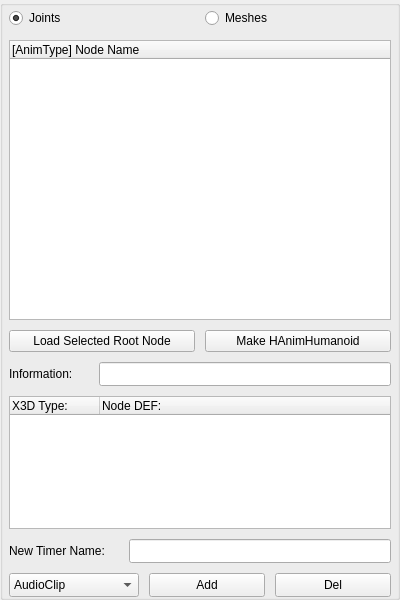
<?xml version="1.0" encoding="UTF-8"?>
<ui version="4.0">
 <class>charAnimClipPanel</class>
 <widget class="QGroupBox" name="charAnimClipPanel">
  <property name="geometry">
   <rect>
    <x>0</x>
    <y>0</y>
    <width>400</width>
    <height>600</height>
   </rect>
  </property>
  <property name="minimumSize">
   <size>
    <width>400</width>
    <height>600</height>
   </size>
  </property>
  <property name="windowTitle">
   <string>GroupBox</string>
  </property>
  <layout class="QGridLayout" name="gridLayout">
   <property name="leftMargin">
    <number>6</number>
   </property>
   <property name="topMargin">
    <number>0</number>
   </property>
   <property name="rightMargin">
    <number>6</number>
   </property>
   <property name="bottomMargin">
    <number>0</number>
   </property>
   <property name="spacing">
    <number>0</number>
   </property>
   <item row="0" column="0">
    <layout class="QVBoxLayout" name="verticalLayout">
     <property name="spacing">
      <number>10</number>
     </property>
     <item>
      <layout class="QHBoxLayout" name="objectDisplay">
       <item>
        <widget class="QRadioButton" name="jointOption">
         <property name="minimumSize">
          <size>
           <width>0</width>
           <height>24</height>
          </size>
         </property>
         <property name="maximumSize">
          <size>
           <width>16777215</width>
           <height>16777215</height>
          </size>
         </property>
         <property name="text">
          <string>Joints</string>
         </property>
         <property name="checked">
          <bool>true</bool>
         </property>
        </widget>
       </item>
       <item>
        <widget class="QRadioButton" name="meshOption">
         <property name="text">
          <string>Meshes</string>
         </property>
        </widget>
       </item>
      </layout>
     </item>
     <item>
      <layout class="QGridLayout" name="effectedNodesLayout">
       <item row="0" column="0">
        <widget class="QTreeWidget" name="effectedNodesTree">
         <property name="minimumSize">
          <size>
           <width>0</width>
           <height>280</height>
          </size>
         </property>
         <property name="maximumSize">
          <size>
           <width>16777215</width>
           <height>16777215</height>
          </size>
         </property>
         <column>
          <property name="text">
           <string>[AnimType] Node Name</string>
          </property>
         </column>
        </widget>
       </item>
      </layout>
     </item>
     <item>
      <layout class="QHBoxLayout" name="selectedButtons">
       <property name="spacing">
        <number>10</number>
       </property>
       <item>
        <widget class="QPushButton" name="loadSelected">
         <property name="text">
          <string>Load Selected Root Node</string>
         </property>
        </widget>
       </item>
       <item>
        <widget class="QPushButton" name="makeHumanoid">
         <property name="text">
          <string>Make HAnimHumanoid</string>
         </property>
        </widget>
       </item>
      </layout>
     </item>
     <item>
      <layout class="QHBoxLayout" name="horizontalLayout">
       <item>
        <widget class="QLabel" name="infoLabel">
         <property name="minimumSize">
          <size>
           <width>80</width>
           <height>24</height>
          </size>
         </property>
         <property name="maximumSize">
          <size>
           <width>16777215</width>
           <height>16777215</height>
          </size>
         </property>
         <property name="text">
          <string>Information:</string>
         </property>
        </widget>
       </item>
       <item>
        <widget class="QLineEdit" name="infoText">
         <property name="minimumSize">
          <size>
           <width>0</width>
           <height>24</height>
          </size>
         </property>
         <property name="maximumSize">
          <size>
           <width>16777215</width>
           <height>16777215</height>
          </size>
         </property>
        </widget>
       </item>
      </layout>
     </item>
     <item>
      <layout class="QVBoxLayout" name="timerLayout">
       <item>
        <widget class="QTreeWidget" name="animPackTree">
         <property name="minimumSize">
          <size>
           <width>0</width>
           <height>100</height>
          </size>
         </property>
         <property name="maximumSize">
          <size>
           <width>16777215</width>
           <height>16777215</height>
          </size>
         </property>
         <property name="columnCount">
          <number>2</number>
         </property>
         <attribute name="headerMinimumSectionSize">
          <number>90</number>
         </attribute>
         <attribute name="headerDefaultSectionSize">
          <number>90</number>
         </attribute>
         <column>
          <property name="text">
           <string>X3D Type:</string>
          </property>
         </column>
         <column>
          <property name="text">
           <string>Node DEF:</string>
          </property>
         </column>
        </widget>
       </item>
       <item>
        <layout class="QHBoxLayout" name="horizontalLayout_2">
         <item>
          <widget class="QLabel" name="timerNameLabel">
           <property name="minimumSize">
            <size>
             <width>110</width>
             <height>24</height>
            </size>
           </property>
           <property name="maximumSize">
            <size>
             <width>16777215</width>
             <height>16777215</height>
            </size>
           </property>
           <property name="text">
            <string>New Timer Name:</string>
           </property>
          </widget>
         </item>
         <item>
          <widget class="QLineEdit" name="timerNameText">
           <property name="minimumSize">
            <size>
             <width>0</width>
             <height>24</height>
            </size>
           </property>
           <property name="maximumSize">
            <size>
             <width>16777215</width>
             <height>16777215</height>
            </size>
           </property>
          </widget>
         </item>
        </layout>
       </item>
       <item>
        <layout class="QHBoxLayout" name="addDeleteTimers">
         <property name="spacing">
          <number>10</number>
         </property>
         <item>
          <widget class="QComboBox" name="animPackChoice">
           <property name="minimumSize">
            <size>
             <width>130</width>
             <height>24</height>
            </size>
           </property>
           <property name="maximumSize">
            <size>
             <width>16777215</width>
             <height>16777215</height>
            </size>
           </property>
           <item>
            <property name="text">
             <string>AudioClip</string>
            </property>
           </item>
           <item>
            <property name="text">
             <string>HAnimMotion</string>
            </property>
           </item>
           <item>
            <property name="text">
             <string>MovieTexture</string>
            </property>
           </item>
           <item>
            <property name="text">
             <string>TimeSensor</string>
            </property>
           </item>
          </widget>
         </item>
         <item>
          <widget class="QPushButton" name="addAnimPack">
           <property name="minimumSize">
            <size>
             <width>50</width>
             <height>24</height>
            </size>
           </property>
           <property name="maximumSize">
            <size>
             <width>16777215</width>
             <height>16777215</height>
            </size>
           </property>
           <property name="text">
            <string>Add</string>
           </property>
          </widget>
         </item>
         <item>
          <widget class="QPushButton" name="delAnimPack">
           <property name="minimumSize">
            <size>
             <width>50</width>
             <height>24</height>
            </size>
           </property>
           <property name="maximumSize">
            <size>
             <width>16777215</width>
             <height>16777215</height>
            </size>
           </property>
           <property name="text">
            <string>Del</string>
           </property>
          </widget>
         </item>
        </layout>
       </item>
      </layout>
     </item>
     <item>
      <spacer name="verticalSpacer">
       <property name="orientation">
        <enum>Qt::Vertical</enum>
       </property>
       <property name="sizeHint" stdset="0">
        <size>
         <width>20</width>
         <height>40</height>
        </size>
       </property>
      </spacer>
     </item>
    </layout>
   </item>
  </layout>
 </widget>
 <resources/>
 <connections/>
</ui>
